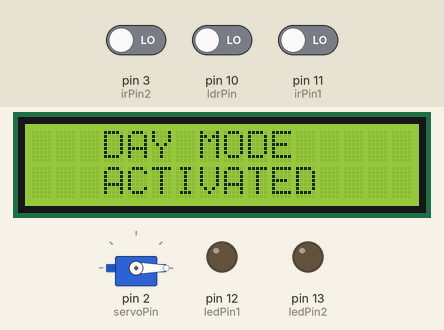
This sketch was run on a simulated Arduino Uno, built with avr-gcc and run on an emulated ATmega328P. Parts: 16×2 character LCD, servo, output pins drawn as LEDs (lit = HIGH). Inputs (shaded band) come from the test bench; at power-on: pin 10 (ldrPin) LOW, pin 3 (irPin2) LOW, pin 11 (irPin1) LOW.

Above: at 8.2 s.
8.3 s: pin 10 (ldrPin) driven HIGH
At 18.7 s:
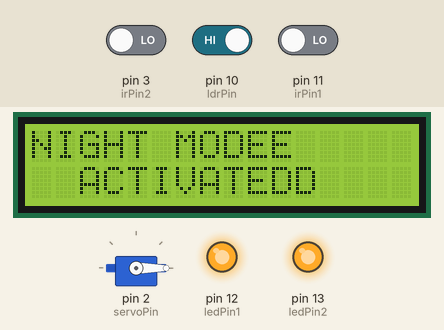
42.4 s: pin 10 (ldrPin) driven LOW
At 44.1 s:
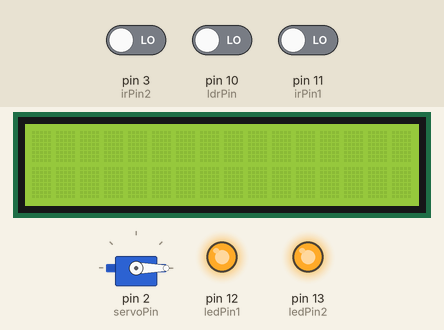
55.3 s: pin 10 (ldrPin) driven HIGH
At 66.3 s:
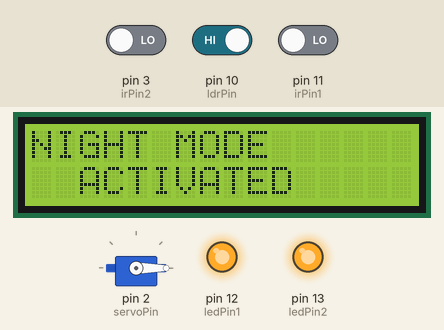
67.1 s: pin 3 (irPin2) driven HIGH
At 76.5 s:
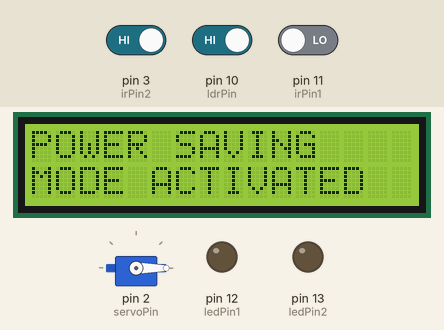
Timing chart, 0 to 78.0 s (numbered marks = the images above; inputs shaded):
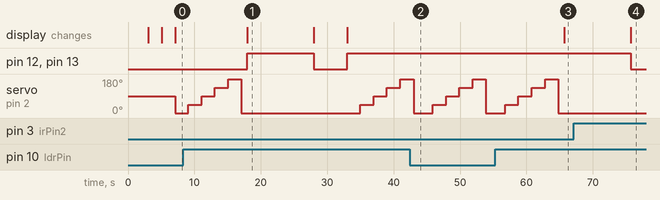

Measured:
- after the input at 8.3 s, pin 12 (ledPin1), pin 13 (ledPin2): LOW → HIGH after 9.7 s, → LOW 10.0 s later, → HIGH 5.0 s later; the display: changes after 9.7 s (image 1)
- after the input at 42.4 s, pin 12 (ledPin1), pin 13 (ledPin2): stays HIGH (without the input it goes to LOW after 11.5 s)
- after the input at 55.3 s, the display: changes after 10.4 s (image 3)
- after the input at 67.1 s, pin 12 (ledPin1), pin 13 (ledPin2): goes on until 75.7 s, then stays LOW
- what the display in image 1 shows lasts 10.0 s, from 18.0 s to 28.0 s

The sketch:

final_source_code.ino
```cpp
#include<LiquidCrystal.h>
#include <Servo.h>
#include <SoftwareSerial.h>
SoftwareSerial mySerial(14,15);
LiquidCrystal lcd(4,5,6,7,8,9);
int irPin2 = 3;
int ledPin1 = 12;
int ledPin2 = 13;
 int ldrPin = 10; //digital ldr pin at 2
 /*int relayPin = 11;*/
 int irPin1 = 11;
 int servoPin = 2;
// Create a servo object
Servo Servo1;

/*int servoPin = 2; */
/*Servo Servo1;  * Permission granted to share this code given that this
 * note is kept with the code.
 * Disclaimer: this code is "AS IS" and for educational purpose only.
 *
 */  void SendMessage()
{
  mySerial.println("AT+CMGF=1");    //Sets the GSM Module in Text Mode
  delay(1000);  // Delay of 1000 milli seconds or 1 second
  mySerial.println("AT+CMGS=\"+918770301871\"\r"); // Replace x with mobile number
  delay(1000);
  mySerial.println("hello ayush what is your problem");// The SMS text you want to send
  delay(100);
   mySerial.println((char)26);// ASCII code of CTRL+Z
  delay(1000);
}


 void RecieveMessage()
{
  mySerial.println("AT+CNMI=2,2,0,0,0"); // AT Command to receive a live SMS
  delay(1000);
 }


void setup() {
  // Light LDR Sensor Code by Robojax.com 20180210

Serial.begin(9600);
 mySerial.begin(9600);

  lcd.begin(16,2);
  Servo1.attach(servoPin);

  pinMode(irPin1, INPUT);
  pinMode(ledPin1, OUTPUT);
  pinMode(ledPin2, OUTPUT);
  pinMode(irPin2,INPUT);


 {
lcd.setCursor(0,0);                         //lcd display the system
  lcd.print("INITILIZING");
  lcd.setCursor(4,1);                         //lcd display the system
  lcd.print("SYSTEM");
  delay(3000);
  lcd.setCursor(0,0);
  lcd.print("SUN TRACKING");
  lcd.setCursor(0,1);
  lcd.print("SOLAR PANEL WITH");
  delay(2000);
  lcd.clear();
  lcd.setCursor(0,0);
  lcd.print("INTELLIGENT STREET");
  lcd.setCursor(0,1);
  lcd.print("LIGHTING SYSTEM");
  delay(2000);
  lcd.clear();
   lcd.setCursor(3,0);
  lcd.print("DAY MODE");
  lcd.setCursor(3,1);
  lcd.print("ACTIVATED");
}
}

void loop() {

  if (Serial.available()>0)

   switch(Serial.read())
  {
    case 's':
      SendMessage();
      break;
    case 'r':
      RecieveMessage();
      break;
  }

 if (mySerial.available()>0)
   Serial.write(mySerial.read());

{
Servo1.write(0);
   delay(2000);
   // Make servo go to 90 degrees
   Servo1.write(45);
   delay(2000);
   // Make servo go to 180 degrees
   Servo1.write(90);
   delay(2000);
   Servo1.write(135);
   delay(2000);
   // Make servo go to 90 degrees
   Servo1.write(180);
   delay(2000);
   // Make servo go to 180 degrees
   Servo1.write(0);
   delay(900);
}


  // Light LDR Sensor Code by Robojax.com 20180210
  int L =digitalRead(ldrPin);// read the sensor


      if(L == 1){

    digitalWrite(ledPin1,HIGH);// turn the relay ON
    digitalWrite(ledPin2,HIGH);
    lcd.setCursor(0,0);
    lcd.print("NIGHT MODE");
  lcd.setCursor(2,1);
  lcd.print("ACTIVATED");
  delay(10000);
  lcd.clear();
analogWrite(ledPin1,10);
analogWrite(ledPin2,10);
lcd.setCursor(0,0);
lcd.print("POWER SAVING");
  lcd.setCursor(0,1);
  lcd.print("MODE ACTIVATED");
/*delay(9000);*/

delay(5000);
lcd.clear();
  if(digitalRead(irPin1) == HIGH){
       analogWrite(ledPin1, 255);
       /*digitalWrite(relayPin, HIGH);  //the led visualizes the sensors output pin state*/


       }

     if(digitalRead(irPin2)==HIGH)      //Check the sensor output
     {
analogWrite(ledPin2, 255);   // set the LED on

    }

if(digitalRead(irPin1)==LOW)
{
digitalWrite(ledPin1, HIGH);    // set the LED off
}
if(digitalRead(irPin2)==LOW)
{
digitalWrite(ledPin2, HIGH);    // set the LED off
}


  else{


     digitalWrite(ledPin1,LOW);// turn the relay OFF
     digitalWrite(ledPin2,LOW);

  }


}
}
```
